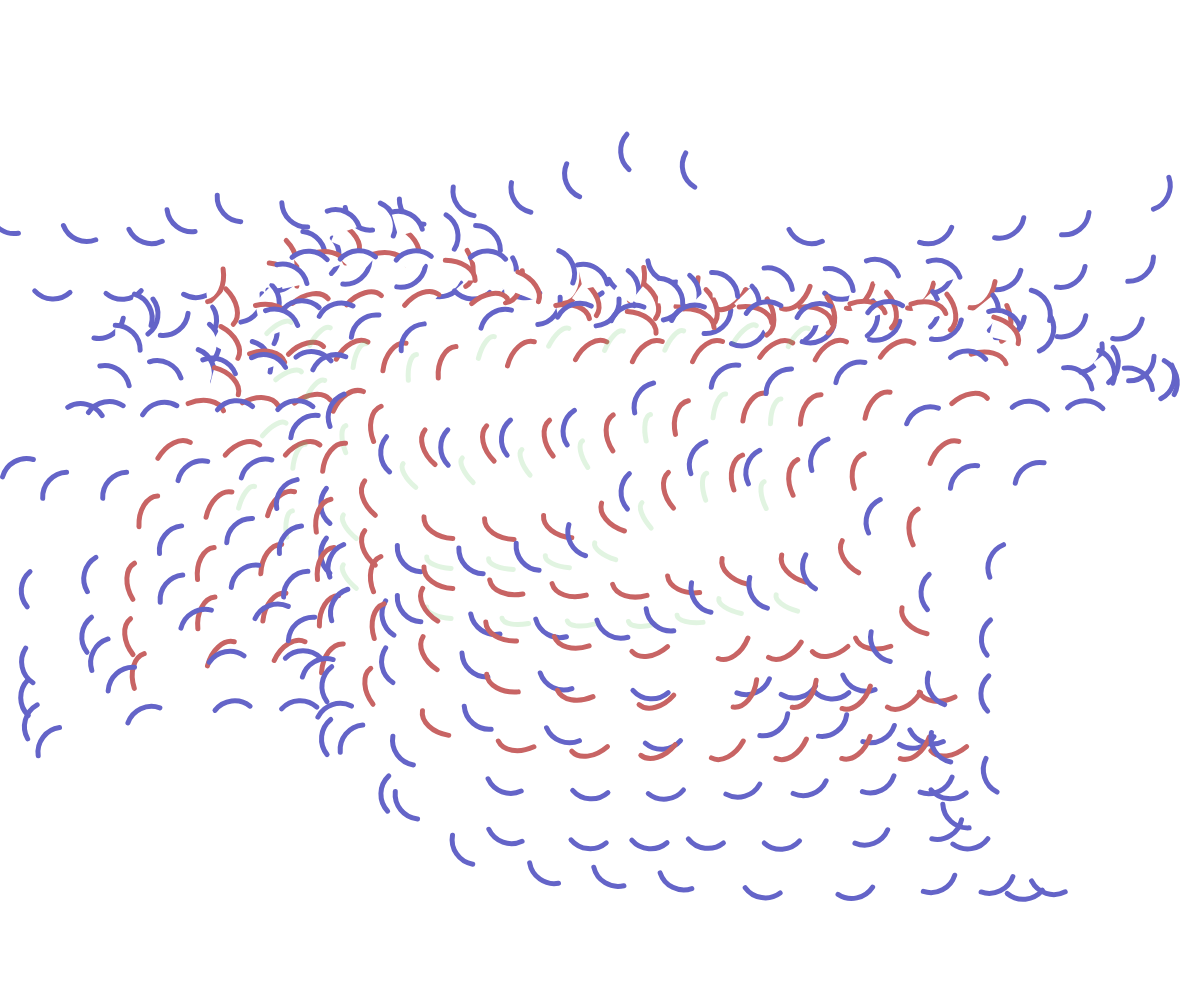
Frame 1 (no input)
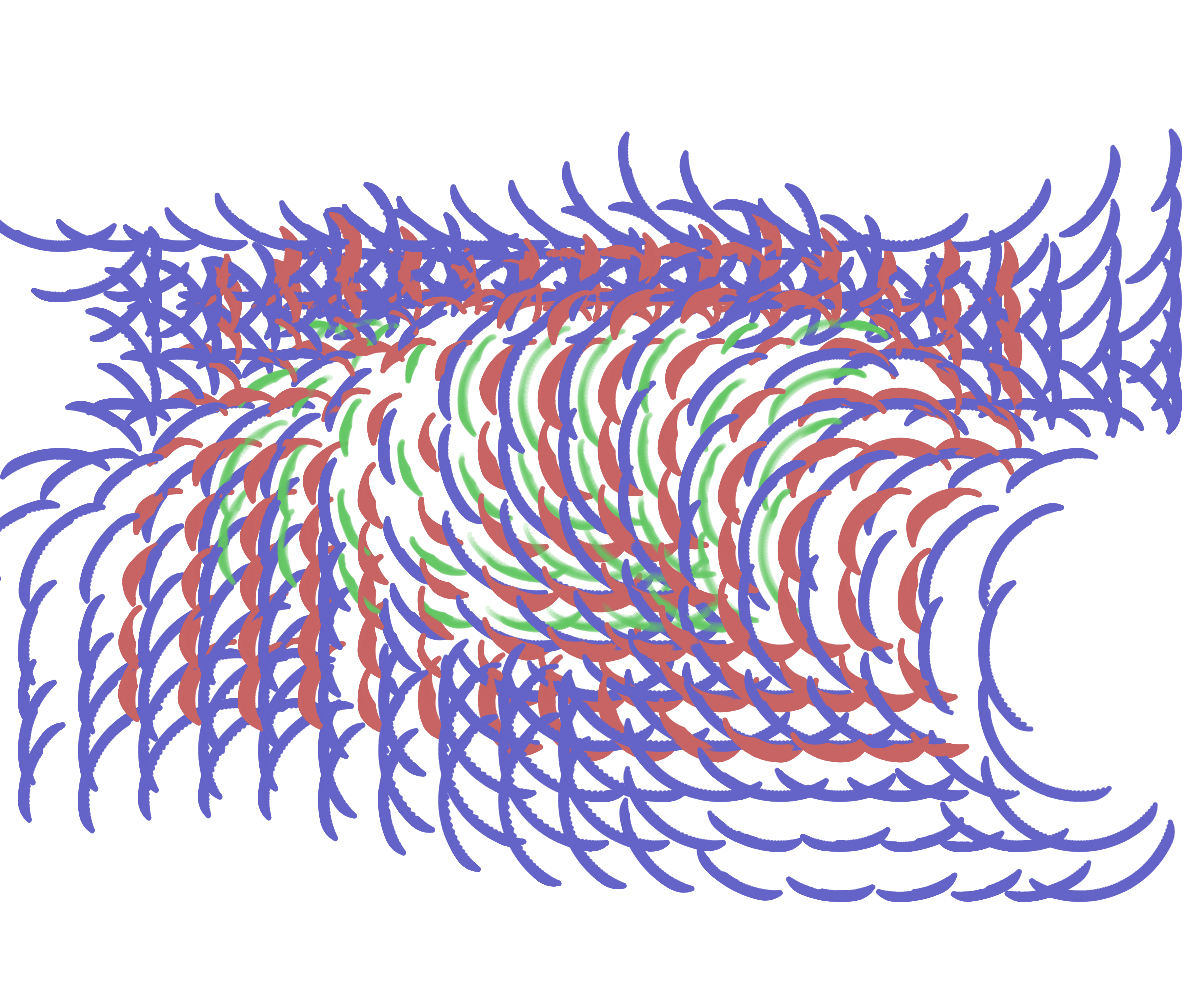
Frame 60 (no input)
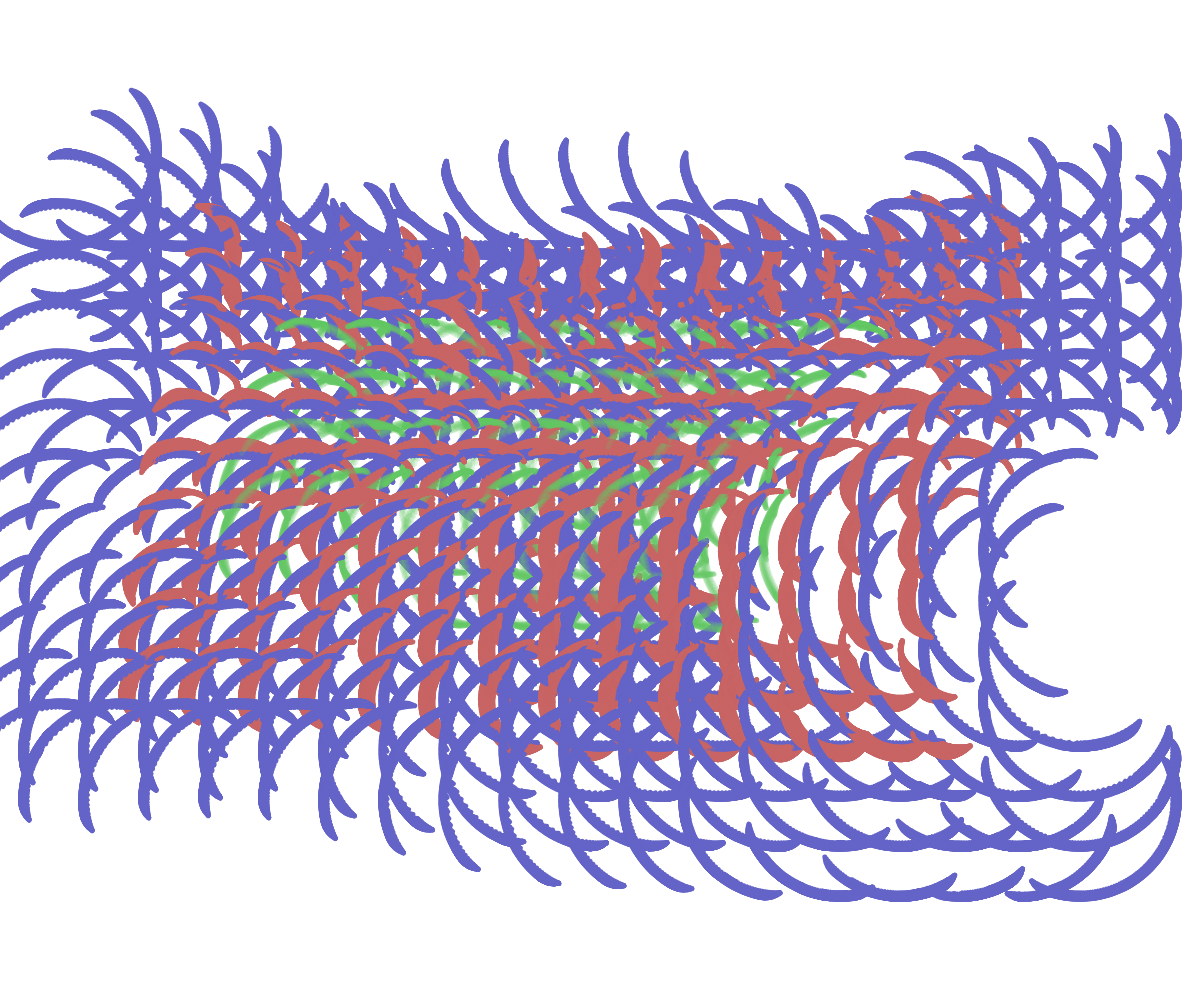
Frame 120 (the mouse pressed at the canvas centre since frame 60)

The p5.js sketch that drew these frames (run headless with seeded random() and noise() and a simulated clock; from frame 60 on, the mouse is pressed at the canvas centre):

// p5.js sketch
// ── sketch.js
let rows = 20;
let columns = 20;
let coordinates = [];
let widthMultp;
let heightMultp;
let dots = [];
let circles = [];
let rectangles = [];
let crosses = [];
let vectors = [];
let flowField = [];
let scale = 10;
let zoff = 0;
let inc = 0.05;

function setup() {
  createCanvas(windowWidth, windowHeight);
  widthMultp = width / columns;
  heightMultp = height / rows;
  for (let x = 5; x < columns - 5; x++) {
    for (let y = 3; y < rows - 3; y++) {
      // console.log("y : ", y);
      vectors.push(createVector(random(5), random(5), random(5)));
    }
  }
  flowfield = new Array(columns * rows);
}

//racinecarré de 5 plus 1 sur 2
function draw() {
  // background(255);
  translate(0, 0);

  // // Draw gray box
  stroke(0, 10);
  strokeWeight(1);
  // for (let i = 1; i < columns; i++) {
  //   line(widthMultp * i, 0, widthMultp * i, height);
  // }
  // for (let i = 1; i < rows; i++) {
  //   line(0, heightMultp * i, width, heightMultp * i);
  // }
  let xoff = 0;
  for (let x = 0; x < columns; x++) {
    let yoff = 0;
    for (let y = 0; y < rows; y++) {
      flowIndex = x + y * columns;
      let angle = noise(xoff, yoff, zoff) * TWO_PI * 4;
      if (x >= 8 && x < columns - 8 && y >= 5 && y < rows - 5) {
        let vector = p5.Vector.fromAngle(angle);
        vector.setMag(0.1);
        flowfield[flowIndex] = vector;
        stroke(100, 200, 100, 50);
        fill(0, 0);
        push();
        translate(widthMultp * y, heightMultp * x);
        rotate(vector.heading());
        strokeWeight(5);
        // line(0, 0, vector.mag(), 0);
        arc(60, 25, 20, 50, 0, HALF_PI);
        pop();
      }
      if (x >= 5 && x < columns - 5 && y >= 3 && y < rows - 3) {
        // var index = y - 3 + (x - 5) * (columns - 6);
        // let angle = noise(xoff, yoff, zoff) * TWO_PI * 4;
        // // let mag = noise(xoff, yoff, zoff) * 16;
        // vectors[index].rotate(angle - vectors[index].heading());
        // vectors[index].setMag(10); //mag);
        // stroke(100, 100, 200);
        // push();
        // translate(widthMultp * y, heightMultp * x);
        // rotate(vectors[index].heading());
        // // console.log(vectors[index].heading());
        // strokeWeight(1);
        // line(0, 0, vectors[index].mag(), 0);
        // pop();
        // flowField[flowIndex] = vectors[index];
        // } else {
        let vector = p5.Vector.fromAngle(angle);
        vector.setMag(0.1);
        flowfield[flowIndex] = vector;
        stroke(200, 100, 100);
        push();
        translate(widthMultp * y, heightMultp * x);
        rotate(vector.heading());
        strokeWeight(5);
        // line(0, 0, vector.mag(), 0);
        arc(20, 25, 40, 60, 0, HALF_PI);
        pop();
      }
      if (x >= 3 && x < columns - 3 && y >= 1 && y < rows - 1) {
        let vector = p5.Vector.fromAngle(angle);
        vector.setMag(0.1);
        flowfield[flowIndex] = vector;
        stroke(100, 100, 200);
        push();
        translate(widthMultp * y, heightMultp * x);
        rotate(vector.heading());
        strokeWeight(5);
        // line(0, 0, vector.mag(), 0);
        arc(50, 55, 50, 50, 0, HALF_PI);
        pop();
        // flowField[flowIndex] = null;
      }
      yoff += inc;
    }
    xoff += inc;
  }
  zoff += 0.005;
  // crosses.forEach(cross => {
  //   cross.draw();
  // });
  // dots.forEach(dot => {
  //   dot.draw();
  // });
  // circles.forEach(circle => {
  //   circle.draw();
  // });
  // rectangles.forEach(rect => {
  //   rect.draw();
  // });
  // noLoop();
}

function windowResized() {
  resizeCanvas(windowWidth, windowHeight);
}

// if (Math.round(Math.random(1 + sqrt(5) / 2))) {
//   coordinates.push({ x: x, y: y });
//   dots.push(
//     new Dot(
//       x * widthMultp,
//       y * heightMultp,
//       random(7) + 2,
//       colors[floor(random(colors.length - 1))]
//     )
//   );
//   if (Math.round(Math.random(1 + sqrt(5) / 2))) {
//     circles.push(
//       new Circle(
//         x * widthMultp,
//         y * heightMultp,
//         random(5) + 1,
//         colors[floor(random(colors.length - 1))]
//       )
//     );
//     if (Math.round(Math.random(1 + sqrt(5) / 2))) {
//       rectangles.push(
//         new Rectangle(
//           x * widthMultp,
//           y * heightMultp,
//           random(5) + 1,
//           colors[floor(random(colors.length - 1))]
//         )
//       );
//       if (Math.round(Math.random(1 + sqrt(5) / 2))) {
//         crosses.push(
//           new Cross(
//             x * widthMultp,
//             y * heightMultp,
//             random(7) + 1,
//             colors[floor(random(colors.length - 1))]
//           )
//         );
//       }
//     }
//   }
// }

// ── Cross.js
class Cross {
  constructor(x, y, size, color) {
    this.position = createVector(x, y);
    this.size = size || 4;
    this.color = color || [255, 255, 255];
  }
  draw() {
    stroke(this.color[0], this.color[1], this.color[2]);
    strokeWeight(this.size);
    line(
      this.position.x,
      this.position.y - this.size,
      this.position.x,
      this.position.y + this.size
    );
    line(
      this.position.x - this.size,
      this.position.y,
      this.position.x + this.size,
      this.position.y
    );
  }
}
